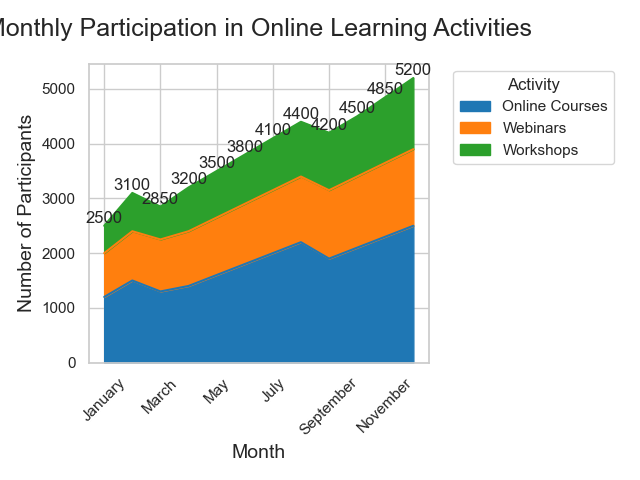

The Python source for this figure:

import seaborn as sns
import pandas as pd
import matplotlib.pyplot as plt

# Data
data = {
    'Month': ['January', 'February', 'March', 'April', 'May', 'June', 'July', 'August', 
              'September', 'October', 'November', 'December'],
    'Online Courses': [1200, 1500, 1300, 1400, 1600, 1800, 2000, 2200, 1900, 2100, 2300, 2500],
    'Webinars': [800, 900, 950, 1000, 1050, 1100, 1150, 1200, 1250, 1300, 1350, 1400],
    'Workshops': [500, 700, 600, 800, 850, 900, 950, 1000, 1050, 1100, 1200, 1300]
}

# Create a DataFrame
df = pd.DataFrame(data)

# Wide to long format for stacking
df_long = pd.melt(df, id_vars='Month', var_name='Activity', value_name='Participants')

# Transform the Month to categorical type so the order is kept in the plotting
df_long['Month'] = pd.Categorical(df_long['Month'], 
                                  categories=['January', 'February', 'March', 'April', 'May', 'June', 
                                              'July', 'August', 'September', 'October', 'November', 'December'],
                                  ordered=True)

# Set the figure size
plt.figure(figsize=(16, 12))

# Stacked area plot
sns.set_theme(style="whitegrid")
pal = ['#1f77b4', '#ff7f0e', '#2ca02c']

# Plot stack area chart
ax = df.set_index('Month').plot(kind='area', stacked=True, color=pal)

# Annotate the chart with total participants per month
df['Total'] = df['Online Courses'] + df['Webinars'] + df['Workshops']
for idx, total in enumerate(df['Total']):
    ax.text(idx, total, str(total), va='bottom', ha='center')

# Customize title and labels
ax.set_title('Monthly Participation in Online Learning Activities', fontsize=18, pad=20)
ax.set_ylabel('Number of Participants', fontsize=14)
ax.set_xlabel('Month', fontsize=14)

# Rotate x-axis labels for better readability
plt.xticks(rotation=45)

# Add legend
plt.legend(title='Activity', loc='upper left', bbox_to_anchor=(1.05, 1))

# Show the plot
plt.tight_layout()
plt.show()
